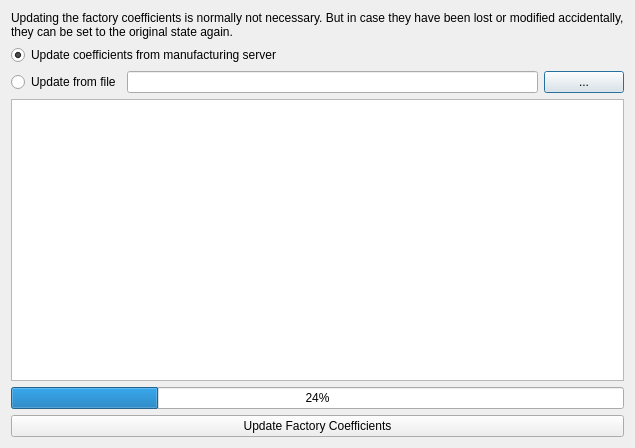
<?xml version="1.0" encoding="UTF-8"?>
<ui version="4.0">
 <class>FactoryUpdateDialog</class>
 <widget class="QDialog" name="FactoryUpdateDialog">
  <property name="windowModality">
   <enum>Qt::ApplicationModal</enum>
  </property>
  <property name="geometry">
   <rect>
    <x>0</x>
    <y>0</y>
    <width>635</width>
    <height>448</height>
   </rect>
  </property>
  <property name="windowTitle">
   <string>Factory Coefficient Update</string>
  </property>
  <layout class="QVBoxLayout" name="verticalLayout">
   <item>
    <widget class="QLabel" name="label">
     <property name="text">
      <string>Updating the factory coefficients is normally not necessary. But in case they have been lost or modified accidentally, they can be set to the original state again.</string>
     </property>
     <property name="wordWrap">
      <bool>true</bool>
     </property>
    </widget>
   </item>
   <item>
    <widget class="QRadioButton" name="updateServer">
     <property name="text">
      <string>Update coefficients from manufacturing server</string>
     </property>
     <property name="checked">
      <bool>true</bool>
     </property>
     <attribute name="buttonGroup">
      <string notr="true">buttonGroup</string>
     </attribute>
    </widget>
   </item>
   <item>
    <layout class="QHBoxLayout" name="horizontalLayout">
     <item>
      <widget class="QRadioButton" name="updateFile">
       <property name="text">
        <string>Update from file</string>
       </property>
       <attribute name="buttonGroup">
        <string notr="true">buttonGroup</string>
       </attribute>
      </widget>
     </item>
     <item>
      <widget class="QLineEdit" name="file"/>
     </item>
     <item>
      <widget class="QPushButton" name="browse">
       <property name="toolTip">
        <string>Select file</string>
       </property>
       <property name="text">
        <string>...</string>
       </property>
      </widget>
     </item>
    </layout>
   </item>
   <item>
    <widget class="QPlainTextEdit" name="msg">
     <property name="focusPolicy">
      <enum>Qt::NoFocus</enum>
     </property>
    </widget>
   </item>
   <item>
    <widget class="QProgressBar" name="progress">
     <property name="value">
      <number>24</number>
     </property>
    </widget>
   </item>
   <item>
    <widget class="QPushButton" name="startUpdate">
     <property name="text">
      <string>Update Factory Coefficients</string>
     </property>
    </widget>
   </item>
  </layout>
 </widget>
 <resources/>
 <connections/>
 <buttongroups>
  <buttongroup name="buttonGroup"/>
 </buttongroups>
</ui>
